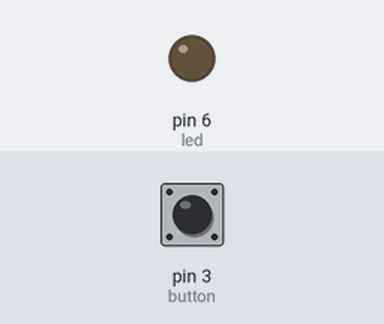
Bench run of a sketch on a simulated Arduino Uno, built with avr-gcc and run on an emulated ATmega328P. On the bench: output pins drawn as LEDs (lit = HIGH). Inputs (shaded band) come from the test bench; at power-on: pin 3 (button) LOW.

Above: at 1.2 s.
1.3 s: pin 3 (button) pulled HIGH for 0.15 s
At 2.4 s:
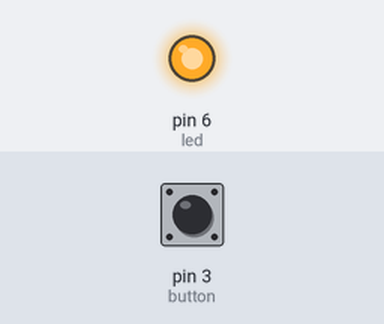
4.4 s: pin 3 (button) pulled HIGH for 1 s
At 7.4 s:
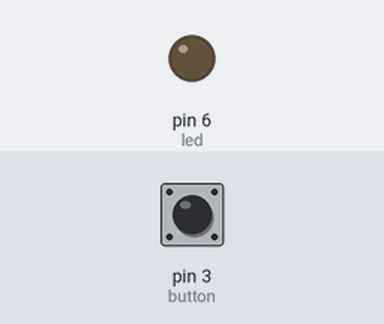
7.9 s: pin 3 (button) pulled HIGH for 3.2 s
At 8.6 s:
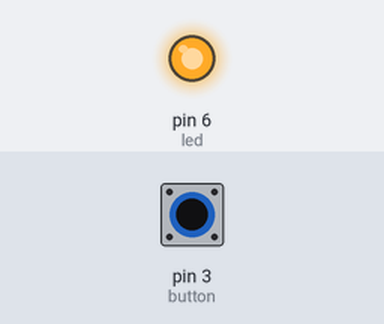
Timing chart, 0 to 13.4 s (numbered marks = the images above; inputs shaded):
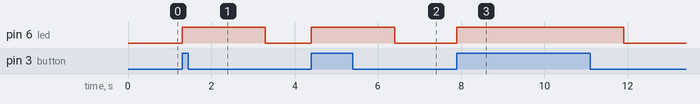

Measured:
- after the input at 1.3 s, pin 6 (led): LOW → HIGH at once, → LOW 2.0 s later
- after the input at 4.4 s, pin 6 (led): LOW → HIGH at once, → LOW 2.0 s later
- after the input at 7.9 s, pin 6 (led): LOW → HIGH at once, → LOW 4.0 s later

The sketch:

Hito2.1.ino
```cpp
int button=3;
int led=6;
int lectura=0;

void setup()
{
  pinMode(button, INPUT);
  pinMode(led,OUTPUT);
}

void loop()
{
  lectura=digitalRead(button);
  if(lectura==1){
    digitalWrite(led,1);
    delay(2000);
  }
  else{
    digitalWrite(led,0);
  }

}
```
